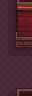

The image is a tile-based game level rendered from a .tmx file. Its description and complete source (layers, tilesets, objects, tile grids) follow:
An orthogonal 2x6 tile map with 16x16 px tiles, 3 tile layers (Back, Walls, Front) and 1 object (Gate).

<map version="1.10" tiledversion="1.10.2" orientation="orthogonal" renderorder="right-down" width="2" height="6" tilewidth="16" tileheight="16" infinite="0" nextlayerid="5" nextobjectid="2">
 <tileset firstgid="1" source="../../../Tilesets/forge_tileset.tsx" />
 <layer id="1" name="Back" width="2" height="6">
  <data encoding="csv">
204,0,
204,0,
204,0,
230,178,
203,203,
180,228
</data>
 </layer>
 <layer id="2" name="Walls" width="2" height="6">
  <data encoding="csv">
0,102,
0,127,
0,152,
0,0,
0,0,
0,0
</data>
 </layer>
 <layer id="3" name="Front" width="2" height="6">
  <data encoding="csv">
0,0,
0,0,
0,0,
0,0,
0,0,
0,26
</data>
 </layer>
 <objectgroup id="4" name="Entities">
  <object id="1" type="Gate" x="16" y="0" width="16" height="96">
   <properties>
    <property name="Flip" value="" />
    <property name="Orientation" value="Vertical" />
   </properties>
  </object>
 </objectgroup>
</map>
